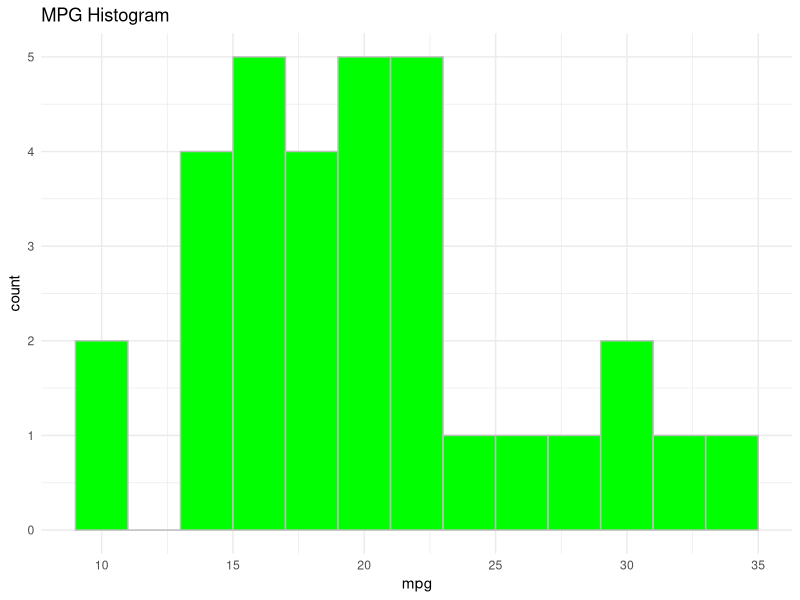
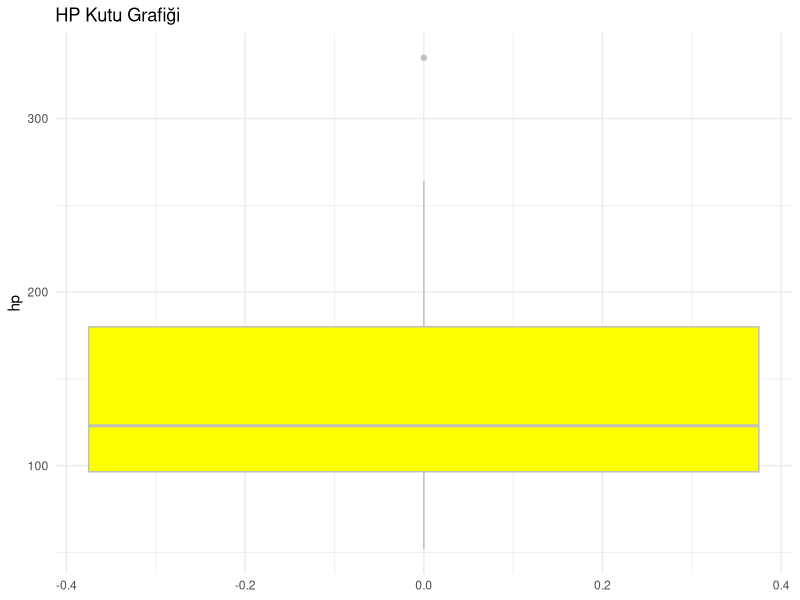
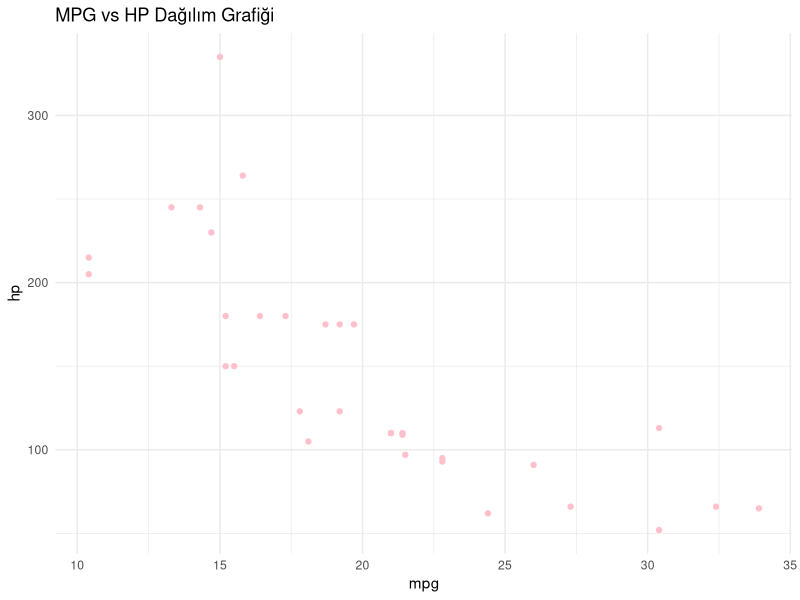

The R source for these figures, in order:
## ---- chunk 1

## (a) Video özeti

## Veri Bilimi ve Endüstri Mühendisliği Üzerine Sohbetler - Mustafa Baydoğan & Erdi Daşdemir**

print("Doç. Dr. Mustafa Gökçe Baydoğan ve Dr. Erdi Daşdemir'in gerçekleştirdiği bu söyleşi, veri bilimi ve endüstri mühendisliği alanlarının kesişim noktalarını ve bu alandaki kariyer fırsatlarını inceliyor.")
print("Söyleşi boyunca, veri biliminin karar verme süreçlerini nasıl optimize ettiği, problem çözme yeteneklerini nasıl güçlendirdiği ve çeşitli endüstriyel süreçlerde nasıl verimlilik artışı sağladığı somut örneklerle açıklanıyor.")
print("Özellikle, veri analizinin maliyet düşürme ve verimlilik artırma gibi kritik konulardaki katkıları detaylandırılıyor.")
print("Geleneksel öğrenme ve derin öğrenme yöntemleri arasındaki farklar ve bu yöntemlerin uygulamalı örnekleri de ele alınıyor.")
print("Tahmin modellerinin doğruluğunun karar verme süreçlerindeki önemi, uygulamalı örnekler üzerinden açıklanıyor.")
print("Söyleşi, Doç. Dr. Mustafa Gökçe Baydoğan'ın, veri bilimi ve endüstri mühendisliği alanlarında kariyer hedefleyen öğrencilere yönelik tavsiyeleriyle sona eriyor.")

## (b) Fonksiyonlar ve Döngüler ile Verileri Özetleme


library(dslabs)  # dslabs paketi
library(knitr)  # kable fonksiyonu 
data(mtcars)  # mtcars veri seti 
print(mtcars) # mtcars içeriğini gösterir

# Özel Özet Fonksiyonu:

my_summary_stats <- function(x) {
  c(
    Ortalama = mean(x, na.rm = TRUE),
    Medyan = median(x, na.rm = TRUE),
    StandartSapma = sd(x, na.rm = TRUE),
    Minimum = min(x, na.rm = TRUE),
    Maksimum = max(x, na.rm = TRUE)
  )
}

# Fonksiyonu Döngü Kullanarak Uygulama:

# Özet listesi

summary_list <- list()

# Fonksiyonu döngü ile kullanma:
for (col_name in names(mtcars)) {
  column <- mtcars[[col_name]]
  if (is.numeric(column)) {
    stats <- my_summary_stats(column)
    summary_list[[col_name]] <- stats
  }
}
apply(mtcars, 2, mean)
apply(mtcars, 2, median)
apply(mtcars, 2, sd)
apply(mtcars, 2, min)
apply(mtcars, 2, max)

summary_df <- as.data.frame(do.call(rbind, summary_list))

print (summary_df)

# apply fonksiyonu ile alternatif yaklaşım:
table_summary <- sapply(mtcars, function(col) {
  if (is.numeric(col)) unlist(my_summary_stats(col))
})
print(table_summary)

# dslabs paketini yükleme ve na_example veri seti ile çalışma:
library(dslabs)
data("na_example")

# NA değerlerinin sayısını hesapla
na_count <- sum(is.na(na_example))
cat("NA Sayısı:", na_count, "\n")

# NA değerlerini 2025 ile değiştirme
cleaned_data <- ifelse(is.na(na_example), 2025, na_example)

# Güncellenmiş veri setinin artık eksik değer içermediğini gösteme
na_after_cleaning <- sum(is.na(cleaned_data))
cat("Temizlendikten Sonra NA Sayısı:", na_after_cleaning, "\n")

# 2025 değerinin veri seti içinde kaç kez geçtiğini raporlama
count_2025 <- sum(cleaned_data == 2025)
cat("2025 Değeri Kaç Kez Geçiyor:", count_2025, "\n")

# BONUS mtcars veri seti ile çalışma
library(ggplot2)
install.packages("ggplot2")
library(tidyverse)
library(dslabs)
data("mtcars")

# Histogram: mtcars veri setindeki mpg değişkeninin dağılımı
ggplot(mtcars, aes(x = mpg)) + 
  geom_histogram(binwidth = 2, fill = "green", color = "grey") + 
  ggtitle("MPG Histogram") + 
  theme_minimal()

# Kutu grafiği: mtcars veri setindeki hp değişkeni için
ggplot(mtcars, aes(y = hp)) + 
  geom_boxplot(fill = "yellow", color = "grey") + 
  ggtitle("HP Kutu Grafiği") + 
  theme_minimal()

# Dağılım grafiği: mpg ve hp değişkenleri arasında
ggplot(mtcars, aes(x = mpg, y = hp)) + 
  geom_point(color = "pink") + 
  ggtitle("MPG vs HP Dağılım Grafiği") + 
  theme_minimal()
